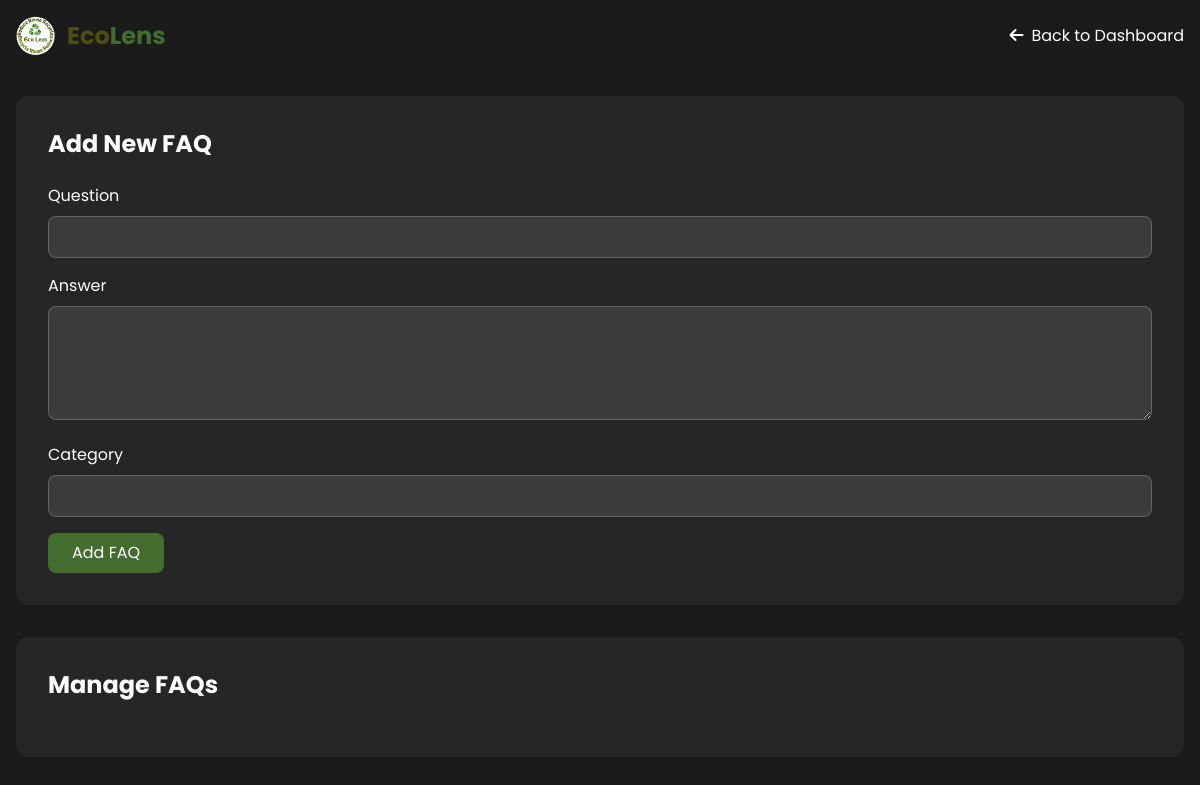
The app's page /manage-faqs.php (signed in), older data.
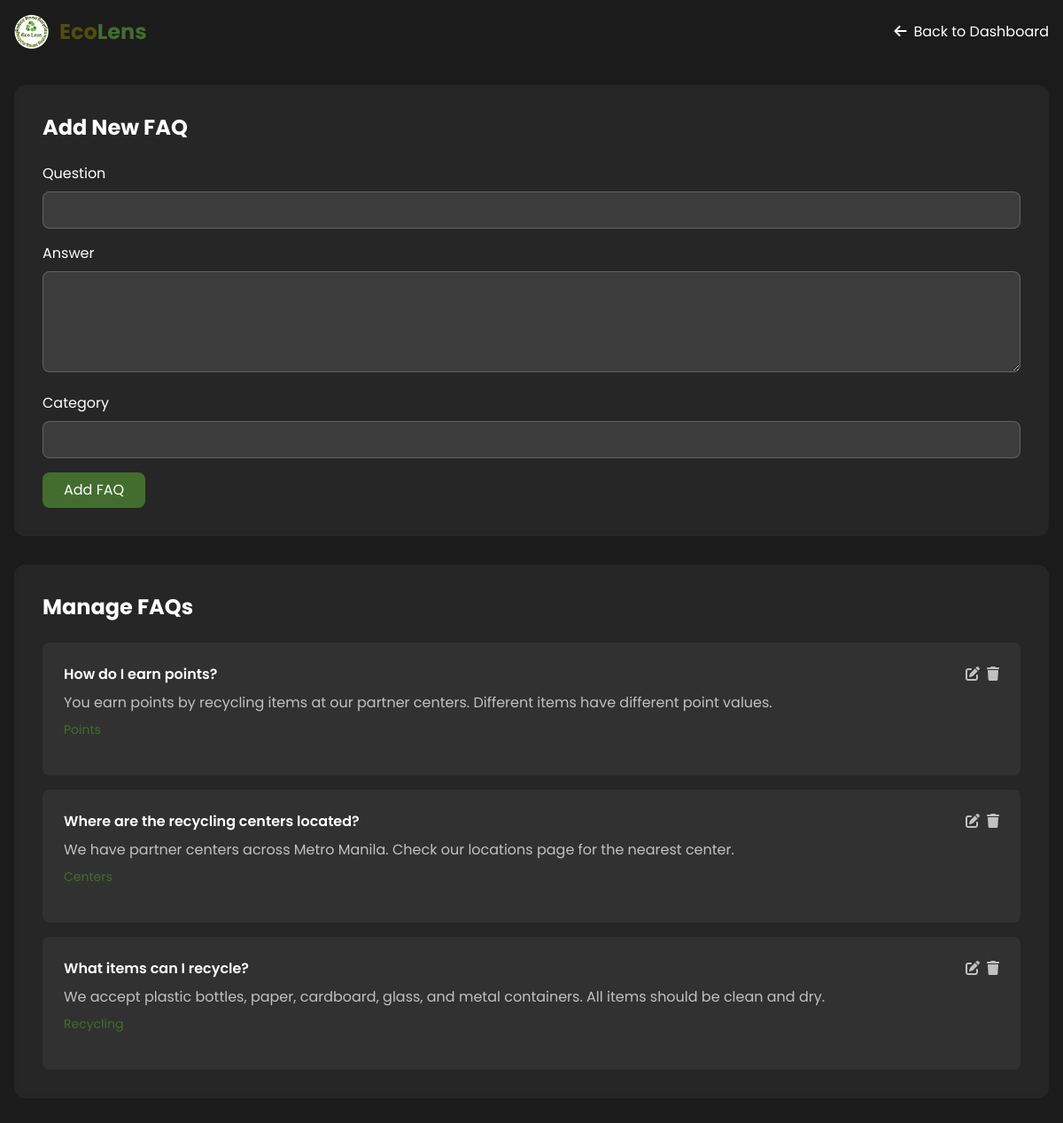
The same page, newer data.
### tables this page shows
CREATE TABLE `tbl_faqs` (
  `id` double NOT NULL AUTO_INCREMENT,
  `question` text NOT NULL,
  `answer` text NOT NULL,
  `category` varchar(50) DEFAULT 'General',
  `is_published` tinyint(1) DEFAULT 1,
  `created_at` timestamp NOT NULL DEFAULT current_timestamp(),
  PRIMARY KEY (`id`)
);

### manage-faqs.php (the view, shortened to what this page needs)
<?php
require_once 'database.php';
$faqs = $conn->query("SELECT * FROM tbl_faqs ORDER BY created_at DESC");
?>
<!DOCTYPE html>
<html lang="en">
<head>
    <link rel="stylesheet" href="https://cdnjs.cloudflare.com/ajax/libs/font-awesome/6.4.2/css/all.min.css">
    <script src="https://cdn.tailwindcss.com"></script>
</head>
<body class="font-[Poppins] bg-[#1b1b1b]">
    <nav class="fixed w-full bg-[#1b1b1b] py-4 z-50">
        <div class="max-w-7xl mx-auto px-4">
            <div class="flex justify-between items-center">
                <div class="flex-shrink-0 flex items-center gap-3">
                    <img src="logo.png" alt="Smart Recycling Logo" class="h-10">
                    <h1 class="text-2xl font-bold">
                        <span class="text-[#4e4e10]">Eco</span><span class="text-[#436d2e]">Lens</span>
                    </h1>
                </div>
                <a href="admin-dashboard.php" class="text-white hover:text-[#22c55e] transition-all">
                    <i class="fa-solid fa-arrow-left mr-2"></i>Back to Dashboard
                </a>
            </div>
        </div>
    </nav>
    <div class="pt-24 pb-12 px-4">
        <div class="max-w-7xl mx-auto">
            <div class="bg-white/5 p-8 rounded-xl backdrop-blur-sm mb-8">
                <h2 class="text-2xl font-bold text-white mb-6">Add New FAQ</h2>
                <form method="POST" class="space-y-4">
                    <div>
                        <label class="block text-white mb-2">Question</label>
                        <input type="text" name="question" required
                               class="w-full px-4 py-2 bg-white/10 text-white rounded-lg border border-white/20 focus:outline-none focus:border-[#436d2e]">
                    </div>
                    <div>
                        <label class="block text-white mb-2">Answer</label>
                        <textarea name="answer" required rows="4"
                                  class="w-full px-4 py-2 bg-white/10 text-white rounded-lg border border-white/20 focus:outline-none focus:border-[#436d2e]"></textarea>
                    </div>
                    <div>
                        <label class="block text-white mb-2">Category</label>
                        <input type="text" name="category" required
                               class="w-full px-4 py-2 bg-white/10 text-white rounded-lg border border-white/20 focus:outline-none focus:border-[#436d2e]">
                    </div>
                    <button type="submit" class="bg-[#436d2e] text-white px-6 py-2 rounded-lg hover:bg-opacity-90 transition-all">
                        Add FAQ
                    </button>
                </form>
            </div>
            <div class="bg-white/5 p-8 rounded-xl backdrop-blur-sm">
                <h2 class="text-2xl font-bold text-white mb-6">Manage FAQs</h2>
                <div class="space-y-4">
                    <?php while($faq = $faqs->fetch_assoc()): ?>
                    <div class="bg-white/5 p-6 rounded-lg">
                        <div class="flex justify-between items-start mb-4">
                            <div>
                                <h3 class="text-white font-semibold"><?php echo htmlspecialchars($faq['question']); ?></h3>
                                <p class="text-white/70 mt-2"><?php echo htmlspecialchars($faq['answer']); ?></p>
                                <span class="text-sm text-[#436d2e] mt-2 inline-block"><?php echo htmlspecialchars($faq['category']); ?></span>
                            </div>
                            <div class="flex gap-2">
                                <button onclick="editFaq(<?php echo $faq['id']; ?>)"
                                        class="text-white/70 hover:text-white">
                                    <i class="fas fa-edit"></i>
                                </button>
                                <form method="POST" class="inline" onsubmit="return confirm('Are you sure you want to delete this FAQ?');">
                                    <button type="submit" class="text-white/70 hover:text-white">
                                        <i class="fas fa-trash"></i>
                                    </button>
                                </form>
                            </div>
                        </div>
                    </div>
                    <?php endwhile; ?>
                </div>
            </div>
        </div>
    </div>
</body>
</html>

Row changes from the older to the newer data that the page shows:
added tbl_faqs: question "How do I earn points?", answer "You earn points by recycling items at our partner centers. Different items have different point values.", category "Points"
added tbl_faqs: question "Where are the recycling centers located?", answer "We have partner centers across Metro Manila. Check our locations page for the nearest center.", category "Centers"
added tbl_faqs: question "What items can I recycle?", answer "We accept plastic bottles, paper, cardboard, glass, and metal containers. All items should be clean and dry.", category "Recycling"
